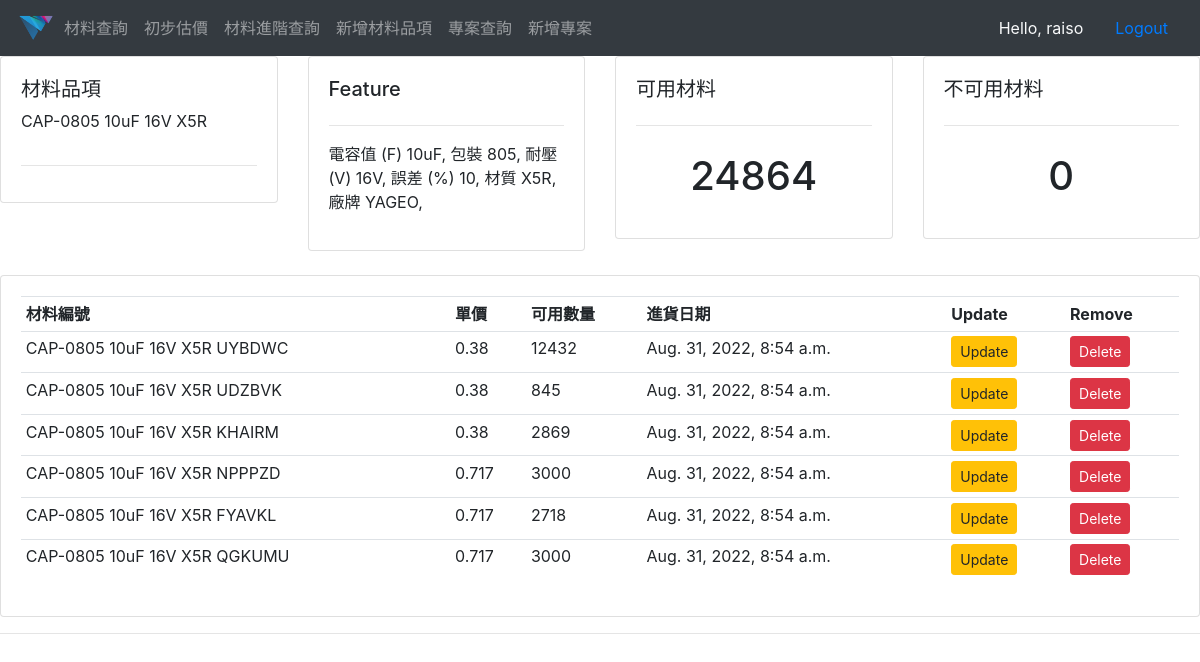
The app's page /item_detail/1039/ (signed in) with its own data.
### material_management_system/models.py (models this page shows, shortened)
class Item(models.Model):
    STATUS = (
        ('YES', 'YES'),
        ('NO', 'NO'),
    )
    lib_ref = models.CharField(max_length=50, blank=True)
    ds_number = models.CharField(max_length=20, unique=True)
    part_number = models.CharField(max_length=50, null=True, blank=True)
    location = models.CharField(max_length=200, null=True, blank=True)
    expected_count = models.IntegerField(null=True)
    feature = models.TextField(blank=True, null=True)
    date_created = models.DateTimeField(auto_now_add=True)
    free_count = models.IntegerField(default=0)
    unavailable_count = models.IntegerField(default=0)
    is_group = models.CharField(max_length=5, choices=STATUS, default='YES')
    def __str__(self):
        return self.lib_ref

class Material(models.Model):
    STATUS = (
        ('YES', 'YES'),
        ('NO', 'NO'),
    )
    item = models.ForeignKey(Item, on_delete=models.SET_NULL, null=True)
    random_str = models.CharField(max_length=20)
    unit_price = models.FloatField()
    count = models.IntegerField(default=0)
    is_free = models.CharField(max_length=5, default='YES', choices=STATUS)
    date_created = models.DateTimeField(auto_now_add=True)
    def __str__(self):
        return str(self.item) + ' ' + self.random_str

### material_management_system/views.py (the view)
# urls.py: path('item_detail/<str:pk>/', views.item_detail, name="item_detail"),
@login_required(login_url='login')
def item_detail(request, pk):
    item = Item.objects.get(id=pk)
    material_set = item.material_set.all()
    context = {'material_set': material_set, 'item': item}
    return render(request, 'item_detail.html', context)

### templates/item_detail.html
{% extends 'main.html' %}
{% block content %}
<div class="row">
	<div class="col-md">
		<div class="card card-body">
			<h5>材料品項</h5>
            <p> {{item.lib_ref}}</p>
			<hr>
		</div>
	</div>
	<div class="col-md">
		<div class="card card-body">
			<h5>Feature</h5>
			<hr>
			<p> {{item.feature}}</p>
		</div>
	</div>
	<div class="col-md">
		<div class="card card-body">
			<h5>可用材料</h5>
			<hr>
			<h1 style="text-align: center;padding: 10px">{{item.free_count}}</h1>
		</div>
	</div>
    <div class="col-md">
        <div class="card card-body">
			<h5>不可用材料</h5>
			<hr>
			<h1 style="text-align: center;padding: 10px">{{item.unavailable_count}}</h1>
		</div>
    </div>
</div>
<br>
<div class="row">
	<div class="col-md">
		<div class="card card-body">
			<table class="table table-sm">
				<tr>
					<th>材料編號</th>
					<th>單價</th>
					<th>可用數量</th>
					<th>進貨日期</th>
					<th>Update</th>
					<th>Remove</th>
				</tr>
				{% for material in material_set %}
				<tr>
					<td>{{material}}</td>
					<td>{{material.unit_price}}</td>
					<td>{{material.count}}</td>
					<td>{{material.date_created}}</td>
					<td><a class="btn btn-sm btn-warning" href="{% url 'update_material' material.id %}">Update</a></td>
					<td><a class="btn btn-sm btn-danger" href="{% url 'delete_material' material.id %}">Delete</a></td>
				</tr>
				{% endfor %}
			</table>
		</div>
	</div>
</div>
{% endblock %}

### templates/navbar.html (shortened to what this page needs)
{% load static %}
<nav class="navbar navbar-expand-lg navbar-dark bg-dark">
    <img src="{% static 'images/logo.png' %}" alt="DS_LOGO" height="40">
    <div class="collapse navbar-collapse" id="navbarNav">
        <ul class="navbar-nav">
            <li class="nav-item">
                <a class="nav-link" href="{% url 'material_search' %}">材料查詢</a>
            </li>
            <li class="nav-item">
                <a class="nav-link" href="{% url 'materials_price' %}">初步估價</a>
            </li>
            <li class="nav-item">
                <a class="nav-link" href="{% url 'material_detail_search' %}">材料進階查詢</a>
            </li>
            <li class="nav-item">
                <a class="nav-link" href="{% url 'new_item' %}">新增材料品項</a>
            </li>
            <li class="nav-item">
                <a class="nav-link" href="{% url 'project_search' %}">專案查詢</a>
            </li>
            <li class="nav-item">
                <a class="nav-link" href="{% url 'new_project' %}">新增專案</a>
            </li>
        </ul>
    </div>
  <span class="hello-msg nav-link text-light" >Hello, {{request.user}}</span>
  <span ><a  class="hello-msg nav-link" href="{% url 'logout' %}">Logout</a></span>
</nav>

### records on screen
Item: lib_ref "CAP-0805 10uF 16V X5R", feature "電容值 (F) 10uF, 包裝 805, 耐壓(V) 16V, 誤差 (%) 10, 材質 X5R, 廠牌 YAGEO,", free_count "24864", unavailable_count "0"
Material: item+random_str "CAP-0805 10uF 16V X5R UYBDWC", unit_price "0.38", count "12432", date_created "Aug. 31, 2022, 8:54 a.m."
Material: item+random_str "CAP-0805 10uF 16V X5R UDZBVK", unit_price "0.38", count "845", date_created "Aug. 31, 2022, 8:54 a.m."
Material: item+random_str "CAP-0805 10uF 16V X5R KHAIRM", unit_price "0.38", count "2869", date_created "Aug. 31, 2022, 8:54 a.m."
Material: item+random_str "CAP-0805 10uF 16V X5R NPPPZD", unit_price "0.717", count "3000", date_created "Aug. 31, 2022, 8:54 a.m."
Material: item+random_str "CAP-0805 10uF 16V X5R FYAVKL", unit_price "0.717", count "2718", date_created "Aug. 31, 2022, 8:54 a.m."
Material: item+random_str "CAP-0805 10uF 16V X5R QGKUMU", unit_price "0.717", count "3000", date_created "Aug. 31, 2022, 8:54 a.m."

### other values on screen
{{ request.user }} "raiso"
